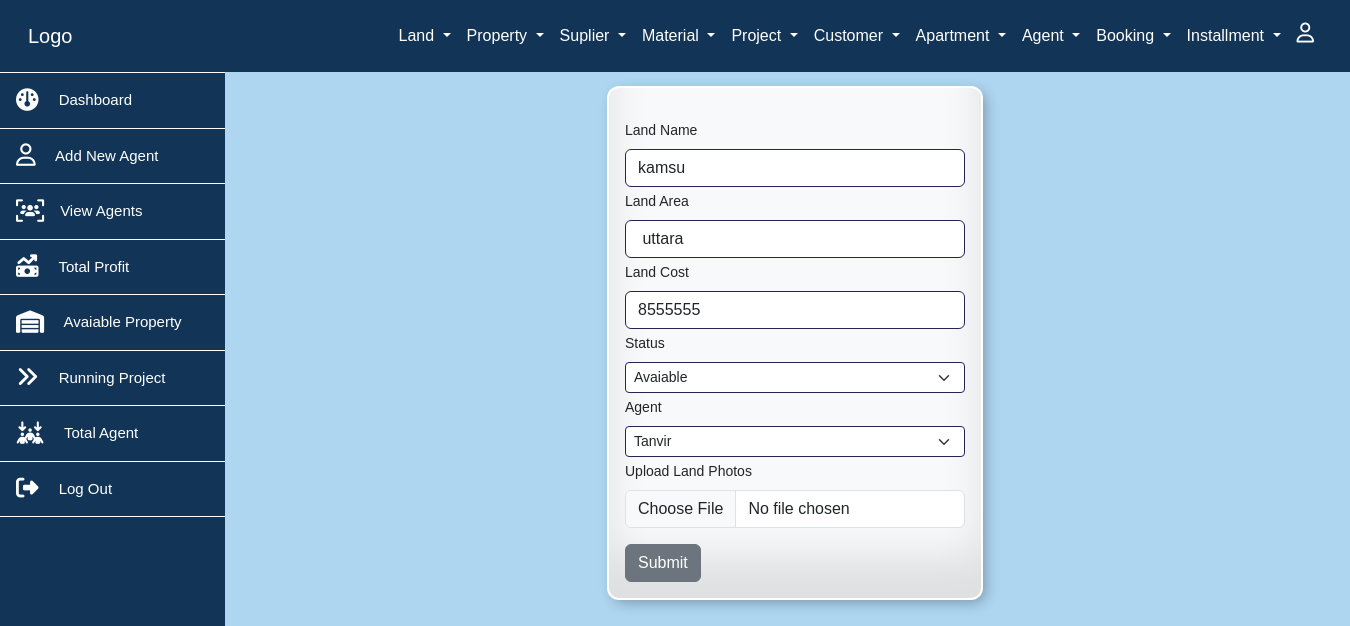
The app's page /pages/property/proupdatedata.php?id=7 with its own data.
### tables this page shows
CREATE TABLE `property` (
  `property_id` int(101) NOT NULL,
  `property_name` varchar(100) NOT NULL,
  `property_location` varchar(100) NOT NULL,
  `property_cost` varchar(100) NOT NULL,
  `ls_id` int(50) NOT NULL,
  `land_agent_id` int(100) NOT NULL,
  `land_img` varchar(100) NOT NULL
);

CREATE TABLE `land_status` (
  `ls_id` int(11) NOT NULL,
  `is_name` varchar(55) NOT NULL
);

CREATE TABLE `land_agent` (
  `land_agent_id` int(11) NOT NULL,
  `land_agent_name` varchar(55) NOT NULL,
  `land_agent_location` varchar(55) NOT NULL,
  `land_agent_contact` varchar(55) NOT NULL,
  `agent_img` varchar(50) NOT NULL
);

### pages/property/proupdatedata.php (the view, shortened to what this page needs)
<?php include('../../includes/conf.php');
    $userid = $_GET['id'];
    $sql = "SELECT * FROM property where property_id = $userid";
    $result = $conn->query($sql);
    $row = $result->fetch_assoc();
?>
<div class="col-md-12 container d-flex justify-content-center bg">
  <div class="col-md-4">
  <form method="post" class="col-md-12 bg-light mt-3 pdiv" enctype="multipart/form-data">
  <div class="p-3">
  <div>
      <label for="land" class="form-label mt-3">Land Name</label>
      <input type="text" class="form-control mb-1 in" id="land" name="pname" value="<?= $row['property_name']?>">
    </div>
    <div >
      <label for="larea" class="form-label">Land Area</label>
      <input type="text" class="form-control mb-1 in" id="larea" name="larea" value="<?= $row['property_location']?>">
    </div>
    <div >
      <label for="larea" class="form-label">Land Cost</label>
      <input type="text" class="form-control mb-1 in" id="larea" name="lcost" value="<?= $row['property_cost']?>">
    </div>
    <div >
    <label for="larea" class="form-label">Status</label>
      <select class="form-select form-select-sm in mb-1" name="status" aria-label=".form-select-sm example">
        <?php
         $sql = "SELECT * FROM land_status";
         $result = $conn->query($sql);
         while ($rows = $result->fetch_assoc()) {
        ?>
          <option value= "<?=$rows['ls_id'];?>" <?php if($rows['ls_id']==$row['ls_id']){echo 'selected';}?>><?php echo$rows['is_name'];?></option>
          <?php }?>
      </select>
    </div>
    <div >
    <label for="larea" class="form-label">Agent</label>
      <select class="form-select form-select-sm in mb-1" name="agent" aria-label=".form-select-sm example">
        <?php
         $sql = "SELECT * FROM land_agent";
         $result = $conn->query($sql);
         while ($rows = $result->fetch_assoc()) {
        ?>
          <option value= "<?= $rows['land_agent_id'];?>" <?php if($rows['land_agent_id']==$row['land_agent_id']){echo 'selected';};?>>
          <?php echo$rows['land_agent_name'];?>
        </option>
          <?php }?>
      </select>
    </div>
    <div class="mb-3">
      <label for="formFile" class="form-label">Upload Land Photos</label>
      <input class="form-control" type="file" id="formFile" name='pic'>
  </div>
  <input type="submit" class="btn btn-secondary" name="sub">
  </form>
</div>
</div>

### records on screen
property: pname "kamsu", larea "uttara", lcost "8555555", status "Avaiable", agent "Tanvir"
